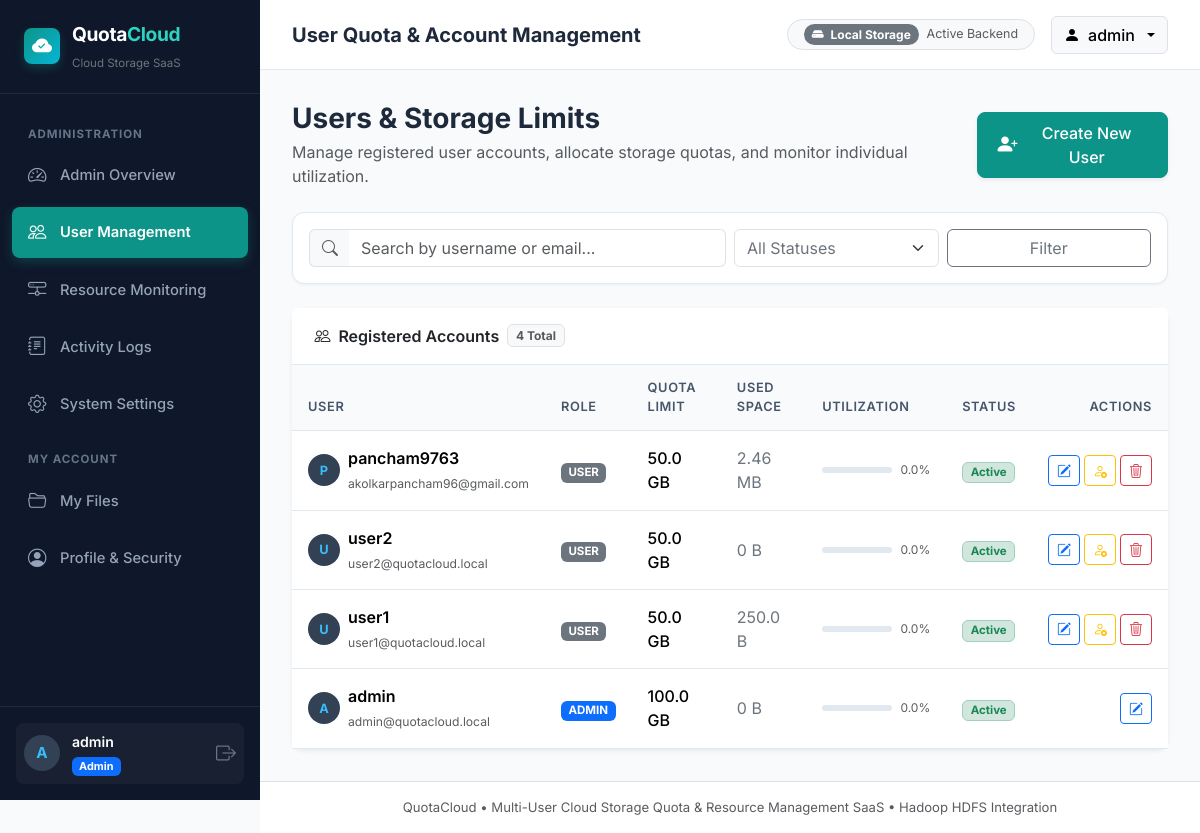
/admin/users (signed in), run on an earlier commit of the app's database.
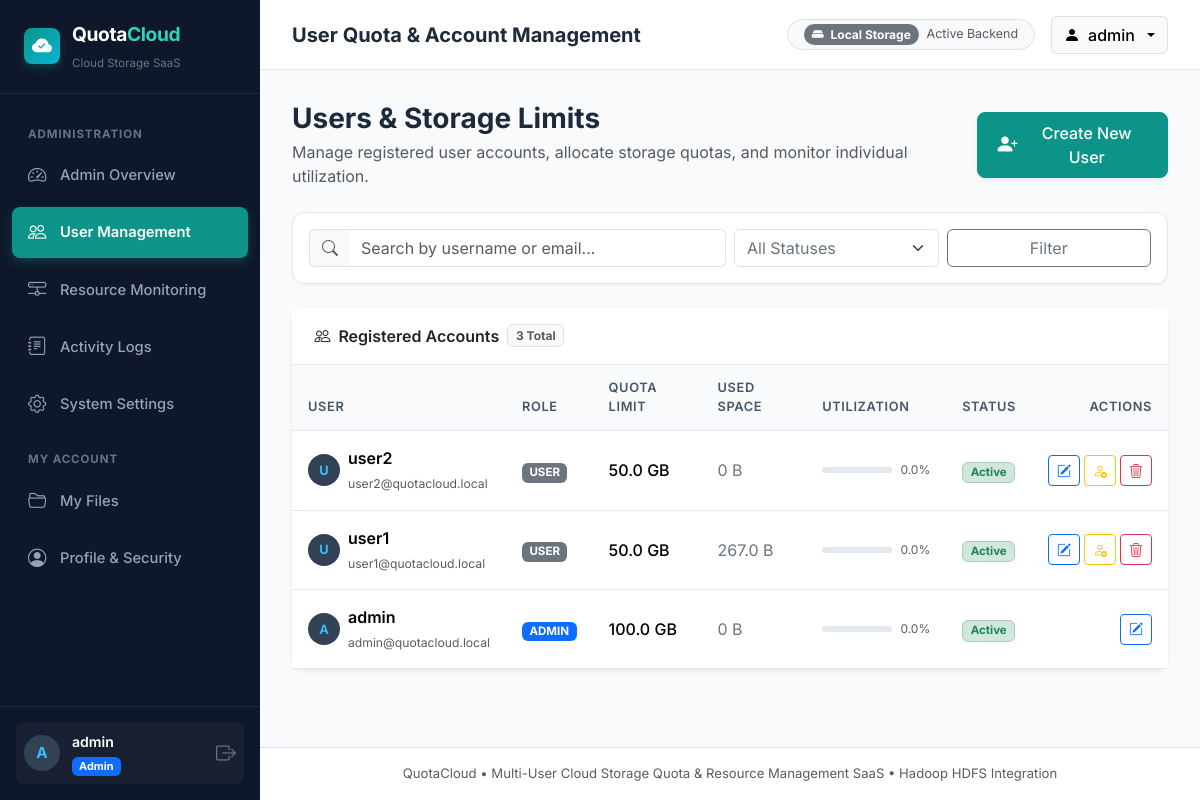
And on a later commit of the database.
### models/database.py (models this page shows, shortened)
class User(db.Model):
    __tablename__ = 'users'
    id = db.Column(db.Integer, primary_key=True)
    username = db.Column(db.String(64), unique=True, nullable=False, index=True)
    email = db.Column(db.String(120), unique=True, nullable=False, index=True)
    password_hash = db.Column(db.String(255), nullable=False)
    role = db.Column(db.String(20), nullable=False, default='user')  # 'admin' or 'user'
    quota_bytes = db.Column(db.BigInteger, nullable=False, default=53687091200)
    used_bytes = db.Column(db.BigInteger, nullable=False, default=0)
    is_active = db.Column(db.Boolean, nullable=False, default=True)
    created_at = db.Column(db.DateTime, default=datetime.utcnow, nullable=False)
    files = db.relationship('FileItem', backref='owner', lazy=True, cascade="all, delete-orphan")
    activity_logs = db.relationship('ActivityLog', backref='user', lazy=True)
    alerts = db.relationship('StorageAlert', backref='user', lazy=True, cascade="all, delete-orphan")
    @property
    def is_admin(self):
        return self.role == 'admin'
    @property
    def usage_percentage(self):
        if not self.quota_bytes or self.quota_bytes <= 0:
            return 0.0
        pct = (self.used_bytes / self.quota_bytes) * 100.0
        return round(min(100.0, max(0.0, pct)), 1)
    @property
    def readable_quota(self):
        return format_bytes(self.quota_bytes)
    @property
    def readable_used(self):
        return format_bytes(self.used_bytes)

### routes/admin.py (the view)
@admin_bp.route('/users')
@admin_required
def users_list():
    search_query = request.args.get('q', '').strip()
    status_filter = request.args.get('status', 'all')
    query = User.query
    if search_query:
        query = query.filter((User.username.ilike(f'%{search_query}%')) | (User.email.ilike(f'%{search_query}%')))
    if status_filter == 'active':
        query = query.filter_by(is_active=True)
    elif status_filter == 'inactive':
        query = query.filter_by(is_active=False)
    users = query.order_by(User.created_at.desc()).all()
    default_quota_mb = int(SystemSetting.get_val('default_quota_mb', current_app.config['DEFAULT_USER_QUOTA_MB']))
    return render_template(
        'users.html',
        users=users,
        search_query=search_query,
        status_filter=status_filter,
        default_quota_mb=default_quota_mb,
        csrf_token=generate_csrf_token()
    )

### templates/users.html (shortened to what this page needs)
{% extends 'base.html' %}
{% block header_title %}User Quota & Account Management{% endblock %}
{% block content %}
<div class="container-fluid p-0">
  <div class="d-flex flex-column flex-md-row justify-content-between align-items-md-center gap-3 mb-4">
    <div>
      <h3 class="fw-bold text-navy mb-1">Users & Storage Limits</h3>
      <p class="text-muted mb-0">Manage registered user accounts, allocate storage quotas, and monitor individual utilization.</p>
    </div>
    <div>
      <button class="btn btn-teal d-flex align-items-center gap-2 shadow-sm" data-bs-toggle="modal" data-bs-target="#createUserModal">
        <i class="bi bi-person-plus-fill fs-5"></i>
        <span>Create New User</span>
      </button>
    </div>
  </div>
  <div class="card mb-4">
    <div class="card-body p-3">
      <form method="GET" action="{{ url_for('admin.users_list') }}" class="row g-2 align-items-center">
        <div class="col-md-6">
          <div class="input-group">
            <span class="input-group-text bg-light text-muted border-end-0"><i class="bi bi-search"></i></span>
            <input type="text" name="q" value="{{ search_query }}" class="form-control border-start-0" placeholder="Search by username or email...">
          </div>
        </div>
        <div class="col-sm-4 col-md-3">
          <select name="status" class="form-select text-secondary" onchange="this.form.submit()">
            <option value="all" {% if status_filter == 'all' %}selected{% endif %}>All Statuses</option>
          </select>
        </div>
        <div class="col-sm-4 col-md-3 d-flex gap-2">
          <button type="submit" class="btn btn-outline-secondary w-100">Filter</button>
        </div>
      </form>
    </div>
  </div>
  <div class="card shadow-sm border-0">
    <div class="card-header bg-white py-3 d-flex justify-content-between align-items-center">
      <div class="d-flex align-items-center gap-2">
        <span class="fw-semibold text-navy"><i class="bi bi-people me-2 text-teal"></i>Registered Accounts</span>
        <span class="badge bg-light text-muted border">{{ users|length }} Total</span>
      </div>
    </div>
    <div class="card-body p-0">
      {% if users %}
        <div class="table-responsive">
          <table class="table table-hover align-middle mb-0">
            <thead>
              <tr>
                <th>User</th>
                <th>Role</th>
                <th>Quota Limit</th>
                <th>Used Space</th>
                <th>Utilization</th>
                <th>Status</th>
                <th class="text-end">Actions</th>
              </tr>
            </thead>
            <tbody>
              {% for u in users %}
                <tr>
                  <td>
                    <div class="d-flex align-items-center gap-2">
                      <div class="user-avatar-circle" style="width: 32px; height: 32px; font-size: 0.8rem;">
                        {{ u.username[0]|upper }}
                      </div>
                      <div>
                        <div class="fw-semibold text-navy">{{ u.username }}</div>
                        <small class="text-muted" style="font-size: 0.76rem;">{{ u.email }}</small>
                      </div>
                    </div>
                  </td>
                  <td>
                    <span class="badge {% if u.is_admin %}bg-primary{% else %}bg-secondary{% endif %}" style="font-size: 0.72rem;">
                      {{ u.role|upper }}
                    </span>
                  </td>
                  <td class="fw-medium text-navy">{{ u.readable_quota }}</td>
                  <td class="text-secondary">{{ u.readable_used }}</td>
                  <td style="min-width: 140px;">
                    <div class="d-flex align-items-center gap-2">
                      <div class="qc-progress flex-grow-1" style="height: 6px;">
                      </div>
                      <span class="small text-muted" style="font-size: 0.75rem;">{{ u.usage_percentage }}%</span>
                    </div>
                  </td>
                  <td>
                    {% if u.is_active %}
                      <span class="badge bg-success-subtle text-success border border-success-subtle" style="font-size: 0.72rem;">Active</span>
                    {% else %}
                      <span class="badge bg-danger-subtle text-danger border border-danger-subtle" style="font-size: 0.72rem;">Deactivated</span>
                    {% endif %}
                  </td>
                  <td class="text-end">
                    <div class="d-inline-flex gap-1">
                      <button type="button"
                              class="btn btn-sm btn-outline-primary"
                              data-bs-toggle="modal"
                              data-bs-target="#editUserModal"
                              data-user-id="{{ u.id }}"
                              data-user-name="{{ u.username }}"
                              data-user-email="{{ u.email }}"
                              data-user-quota-mb="{{ (u.quota_bytes / (1024 * 1024))|round|int }}"
                              title="Edit user details & quota">
                        <i class="bi bi-pencil-square"></i>
                      </button>
                      {% if u.id != g.user.id %}
                        <form method="POST" action="{{ url_for('admin.toggle_user_status', user_id=u.id) }}" class="d-inline">
                          <button type="submit"
                                  class="btn btn-sm {% if u.is_active %}btn-outline-warning{% else %}btn-outline-success{% endif %}"
                                  title="{% if u.is_active %}Deactivate account{% else %}Activate account{% endif %}">
                            <i class="bi {% if u.is_active %}bi-person-x{% else %}bi-person-check{% endif %}"></i>
                          </button>
                        </form>
                        <button type="button"
                                class="btn btn-sm btn-outline-danger"
                                data-bs-toggle="modal"
                                data-bs-target="#deleteUserModal"
                                data-user-id="{{ u.id }}"
                                data-user-name="{{ u.username }}"
                                title="Delete account and purge files">
                          <i class="bi bi-trash3"></i>
                        </button>
                      {% endif %}
                    </div>
                  </td>
                </tr>
              {% endfor %}
            </tbody>
          </table>
        </div>
      {% else %}
        <div class="text-center py-5 text-muted">No users found.</div>
      {% endif %}
    </div>
  </div>
</div>
{% endblock %}

### templates/base.html (shortened to what this page needs)
<!DOCTYPE html>
<html lang="en">
<head>
  <link href="https://cdn.jsdelivr.net/npm/bootstrap@5.3.2/dist/css/bootstrap.min.css" rel="stylesheet">
  <link rel="stylesheet" href="https://cdn.jsdelivr.net/npm/bootstrap-icons@1.11.3/font/bootstrap-icons.min.css">
  <link rel="stylesheet" href="{{ url_for('static', filename='css/style.css') }}">
</head>
<body>
{% if g.user %}
  <aside class="qc-sidebar">
    <div class="brand-section">
      <div class="brand-logo-icon">
        <i class="bi bi-cloud-check-fill"></i>
      </div>
      <div>
        <div class="brand-text">Quota<span>Cloud</span></div>
        <small class="text-secondary" style="font-size: 0.72rem;">Cloud Storage SaaS</small>
      </div>
    </div>
    <ul class="nav-links">
      {% if g.user.is_admin %}
        <li class="nav-heading">Administration</li>
        <li class="nav-item">
          <a href="{{ url_for('admin.dashboard') }}" class="nav-link {% if request.endpoint == 'admin.dashboard' %}active{% endif %}">
            <i class="bi bi-speedometer2"></i>
            <span>Admin Overview</span>
          </a>
        </li>
        <li class="nav-item">
          <a href="{{ url_for('admin.users_list') }}" class="nav-link {% if request.endpoint == 'admin.users_list' %}active{% endif %}">
            <i class="bi bi-people"></i>
            <span>User Management</span>
          </a>
        </li>
        <li class="nav-item">
          <a href="{{ url_for('monitoring.monitoring') }}" class="nav-link {% if request.endpoint == 'monitoring.monitoring' %}active{% endif %}">
            <i class="bi bi-hdd-network"></i>
            <span>Resource Monitoring</span>
          </a>
        </li>
        <li class="nav-item">
          <a href="{{ url_for('admin.activity_logs') }}" class="nav-link {% if request.endpoint == 'admin.activity_logs' %}active{% endif %}">
            <i class="bi bi-journal-text"></i>
            <span>Activity Logs</span>
          </a>
        </li>
        <li class="nav-item">
          <a href="{{ url_for('admin.settings') }}" class="nav-link {% if request.endpoint == 'admin.settings' %}active{% endif %}">
            <i class="bi bi-gear"></i>
            <span>System Settings</span>
          </a>
        </li>
        <li class="nav-heading">My Account</li>
      {% endif %}
      <li class="nav-item">
        <a href="{{ url_for('files.list_files') }}" class="nav-link {% if request.endpoint == 'files.list_files' %}active{% endif %}">
          <i class="bi bi-folder2-open"></i>
          <span>My Files</span>
        </a>
      </li>
      <li class="nav-item">
        <a href="{{ url_for('auth.profile') }}" class="nav-link {% if request.endpoint == 'auth.profile' %}active{% endif %}">
          <i class="bi bi-person-circle"></i>
          <span>Profile & Security</span>
        </a>
      </li>
    </ul>
    <div class="qc-sidebar-footer">
      <div class="user-mini-card">
        <div class="user-avatar-circle">
          {{ g.user.username[0]|upper }}
        </div>
        <div class="flex-grow-1 overflow-hidden">
          <div class="text-white text-truncate fw-semibold" style="font-size: 0.88rem;">{{ g.user.username }}</div>
          <span class="badge {% if g.user.is_admin %}bg-primary{% else %}bg-secondary{% endif %}" style="font-size: 0.68rem;">
            {{ g.user.role|capitalize }}
          </span>
        </div>
        <a href="{{ url_for('auth.logout') }}" class="text-secondary hover-white" title="Sign out" data-bs-toggle="tooltip">
          <i class="bi bi-box-arrow-right fs-5"></i>
        </a>
      </div>
    </div>
  </aside>
  <div class="qc-main-wrapper">
    <header class="qc-topbar">
      <div class="d-flex align-items-center gap-3">
        <h5 class="mb-0 fw-bold text-navy">{% block header_title %}QuotaCloud Management{% endblock %}</h5>
      </div>
      <div class="d-flex align-items-center gap-3">
        <div class="d-none d-md-flex align-items-center gap-2 px-3 py-1 bg-light rounded-pill border">
          <span class="badge rounded-pill {% if STORAGE_BACKEND == 'hdfs' %}bg-primary{% else %}bg-secondary{% endif %}">
            <i class="bi {% if STORAGE_BACKEND == 'hdfs' %}bi-diagram-3-fill{% else %}bi-hdd-fill{% endif %} me-1"></i>
            {{ 'Hadoop HDFS' if STORAGE_BACKEND == 'hdfs' else 'Local Storage' }}
          </span>
          <small class="text-muted" style="font-size: 0.78rem;">Active Backend</small>
        </div>
        <div class="dropdown">
          <button class="btn btn-light dropdown-toggle d-flex align-items-center gap-2 border" type="button" data-bs-toggle="dropdown">
            <i class="bi bi-person-fill text-teal"></i>
            <span class="fw-medium d-none d-sm-inline">{{ g.user.username }}</span>
          </button>
        </div>
      </div>
    </header>
    <main class="qc-content-body">
      {% block content %}{% endblock %}
    </main>
    <footer class="text-center py-3 text-muted border-top bg-white" style="font-size: 0.82rem;">
      <div class="container-fluid">
        QuotaCloud &bull; Multi-User Cloud Storage Quota & Resource Management SaaS &bull; Hadoop HDFS Integration
      </div>
    </footer>
  </div>
{% endif %}
</body>
</html>

What changed in the data, as far as the page shows it:
removed User: username "P", username "pancham9763", email "akolkarpancham96@gmail.com", role "USER", readable_quota "50.0 GB", readable_used "2.46 MB", usage_percentage "0.0", is_active "Active"
changed User "user1": readable_used "250.0 B" → "267.0 B"
Also different on the page:
{{ users|length }}: "4" → "3"
